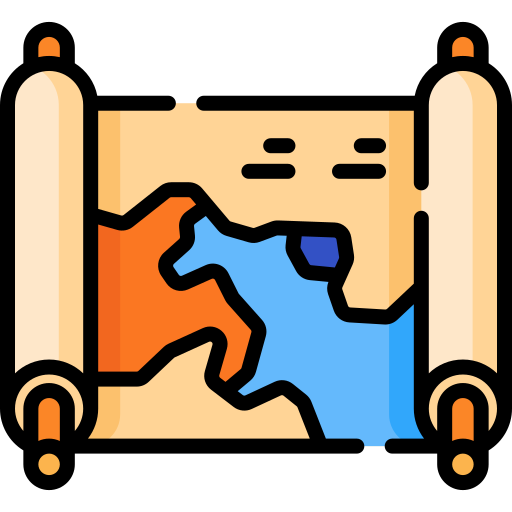
#> input picture app/map.png, 512 x 512 px
$ python generate-launcher-icon.py
#> lines starting #> are read from the running program, lines starting #| are printed output that depends on the picture
#!/usr/bin/env python3
"""
Regenerates the launcher icon foreground from app/map.png.

Run this after changing the source artwork:

    pip install Pillow
    python3 tools/generate-launcher-icon.py

An adaptive icon's layers are a 108dp canvas, but the launcher never shows all
of it. Three numbers matter:

    108dp   the layer you supply
     72dp   the centre square actually displayed -- the outer 18dp on each
            side exists only so the launcher can slide the layers for its
            parallax effect, and is always cropped away
     66dp   the centre circle guaranteed to survive whatever mask the
            launcher applies: circle, squircle, rounded square, teardrop

So a full-bleed 512px image dropped straight in is not merely tight, it is
cropped: at 108dp wide it would lose 18dp off each side before any mask is
even considered. The artwork is therefore scaled down and centred with
transparent padding. ART_DP is that scaled width, on the 108dp canvas.

58dp leaves a comfortable margin inside the 72dp viewport and keeps the scroll
rollers clear of a circular mask, while still filling the icon about as much
as other apps do. Verified by emulating both masks -- see the sweep in the
commit that introduced this.
"""

import pathlib

from PIL import Image

REPO = pathlib.Path(__file__).resolve().parent.parent
SOURCE = REPO / "app" / "map.png"
RES = REPO / "app" / "src" / "main" / "res"

CANVAS_DP = 108
ART_DP = 58

# The launcher icon densities Android expects, as multipliers of dp.
DENSITIES = {
    "mdpi": 1.0,
    "hdpi": 1.5,
    "xhdpi": 2.0,
    "xxhdpi": 3.0,
    "xxxhdpi": 4.0,
}


def main() -> None:
    source = Image.open(SOURCE).convert("RGBA")
#> source is the input picture: PIL image 512x512 RGBA; mean R, G, B, A 110.4, 96.8, 79.3, 189

    for name, factor in DENSITIES.items():
        canvas_px = round(CANVAS_DP * factor)
        art_px = round(ART_DP * factor)

        art = source.resize((art_px, art_px), Image.LANCZOS)
        out = Image.new("RGBA", (canvas_px, canvas_px), (0, 0, 0, 0))
        offset = (canvas_px - art_px) // 2
        out.paste(art, (offset, offset))

        directory = RES / f"mipmap-{name}"
        directory.mkdir(parents=True, exist_ok=True)
        target = directory / "ic_launcher_foreground.png"
        out.save(target, optimize=True)
        print(f"{target.relative_to(REPO)}  {canvas_px}px canvas, {art_px}px art")
#> this loop made 5 passes
#> pass 1, in main, `art = source.resize((art_px, art_px), Image.LANCZOS)`:
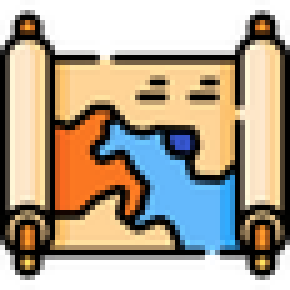
#> art: PIL image 58x58 RGBA (shown 5 times larger); mean R, G, B, A 111.4, 99.1, 80.9, 189; transparent parts drawn white
#> pass 1, in main, `out.save(target, optimize=True)`:
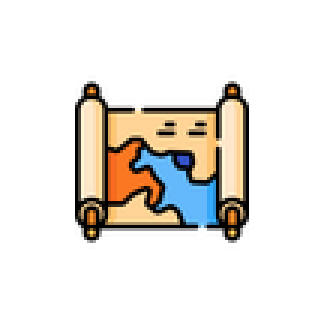
#> saved as ic_launcher_foreground.png: PIL image 108x108 RGBA (shown 3 times larger); mean R, G, B, A 32.1, 28.6, 23.3, 54.5; transparent parts drawn white
#> pass 2, in main, `art = source.resize((art_px, art_px), Image.LANCZOS)`:
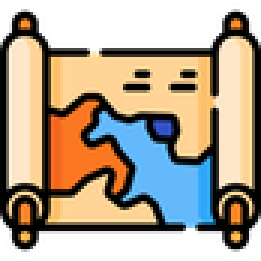
#> art: PIL image 87x87 RGBA (shown 3 times larger); mean R, G, B, A 111, 98.2, 80.3, 189; transparent parts drawn white
#> after the loop:
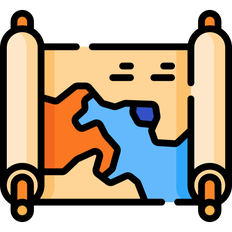
#> art: PIL image 232x232 RGBA; mean R, G, B, A 110.5, 97.3, 79.7, 188.9; transparent parts drawn white
#> after the loop:
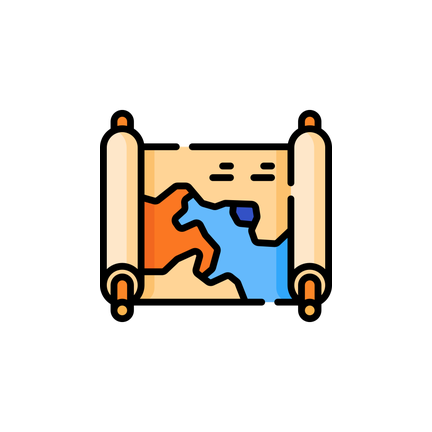
#> out: PIL image 432x432 RGBA; mean R, G, B, A 31.9, 28.1, 23, 54.5; transparent parts drawn white


if __name__ == "__main__":
    main()
